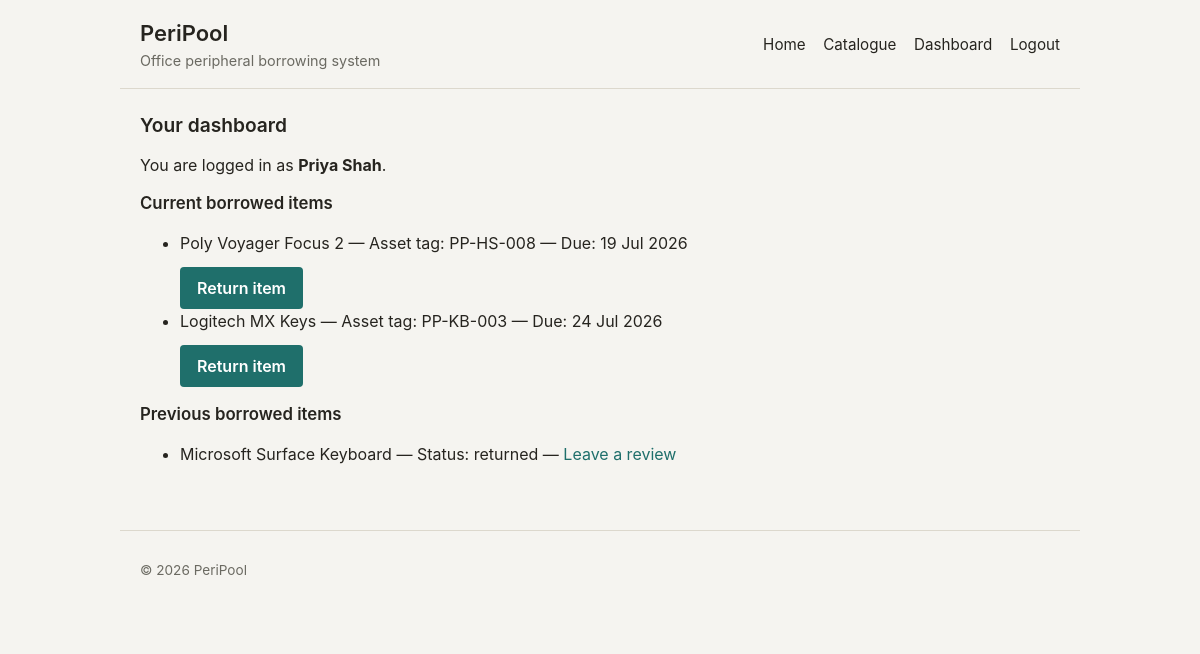
The app's page /dashboard (signed in) with its own data.
### app/models.py (models this page shows, shortened)
class User(db.Model, UserMixin):
    __tablename__ = 'users'
    id = db.Column(db.Integer, primary_key=True)
    name = db.Column(db.String(100), nullable=False)
    email = db.Column(db.String(150), unique=True, nullable=False, index=True)
    password_hash = db.Column(db.String(255), nullable=False)
    is_admin = db.Column(db.Boolean, nullable=False, default=False)
    is_active = db.Column(db.Boolean, nullable=False, default=True)
    created_at = db.Column(db.DateTime, nullable=False, default=get_utc_now)
    updated_at = db.Column(
        db.DateTime,
        nullable=False,
        default=get_utc_now,
        onupdate=get_utc_now
    )
    borrow_records = db.relationship("BorrowRecord", back_populates="user")
    reviews = db.relationship("ItemReview", back_populates="user")

class BorrowRecord(db.Model):
    __tablename__ = "borrow_records"
    id = db.Column(db.Integer, primary_key=True)
    user_id = db.Column(db.Integer, db.ForeignKey("users.id"), nullable=False)
    item_unit_id = db.Column(db.Integer, db.ForeignKey("item_units.id"), nullable=False)
    borrowed_at = db.Column(db.DateTime, nullable=False, default=get_utc_now)
    due_at = db.Column(db.DateTime, nullable=False)
    returned_at = db.Column(db.DateTime)
    status = db.Column(db.String(30), nullable=False, default="active")
    created_at = db.Column(db.DateTime, nullable=False, default=get_utc_now)
    updated_at = db.Column(
        db.DateTime,
        nullable=False,
        default=get_utc_now,
        onupdate=get_utc_now
    )
    user = db.relationship("User", back_populates="borrow_records")
    item_unit = db.relationship("ItemUnit", back_populates="borrow_records")
    __table_args__ = (
        db.CheckConstraint(
            "status IN ('active', 'returned', 'cancelled')",
            name="ck_borrow_records_status"
        ),
    )

class ItemModel(db.Model):
    __tablename__ = "item_models"
    id = db.Column(db.Integer, primary_key=True)
    category_id = db.Column(db.Integer, db.ForeignKey("categories.id"), nullable=False)
    manufacturer = db.Column(db.String(100), nullable=False)
    model_name = db.Column(db.String(150), nullable=False)
    description = db.Column(db.Text)
    cost = db.Column(db.Numeric(10, 2))
    image_url = db.Column(db.String(500))
    is_active = db.Column(db.Boolean, nullable=False, default=True)
    created_at = db.Column(db.DateTime, nullable=False, default=get_utc_now)
    updated_at = db.Column(
        db.DateTime,
        nullable=False,
        default=get_utc_now,
        onupdate=get_utc_now
    )
    category = db.relationship("Category", back_populates="item_models")
    item_units = db.relationship("ItemUnit", back_populates="item_model")
    reviews = db.relationship("ItemReview", back_populates="item_model")
    __table_args__ = (
        db.UniqueConstraint(
            "manufacturer",
            "model_name",
            name="uq_item_models_manufacturer_model_name"
        ),
    )

class ItemUnit(db.Model):
    __tablename__ = "item_units"
    id = db.Column(db.Integer, primary_key=True)
    item_model_id = db.Column(db.Integer, db.ForeignKey("item_models.id"), nullable=False)
    asset_tag = db.Column(db.String(100), unique=True, nullable=False)
    status = db.Column(db.String(30), nullable=False, default="available")
    created_at = db.Column(db.DateTime, nullable=False, default=get_utc_now)
    updated_at = db.Column(
        db.DateTime,
        nullable=False,
        default=get_utc_now,
        onupdate=get_utc_now
    )
    item_model = db.relationship("ItemModel", back_populates="item_units")
    borrow_records = db.relationship("BorrowRecord", back_populates="item_unit")
    __table_args__ = (
        db.CheckConstraint(
            "status IN ('available', 'borrowed', 'maintenance', 'inactive')",
            name="ck_item_units_status"
        ),
    )

### app/blueprints/catalogue.py (the view)
@catalogue.route('/dashboard')
@login_required
def dashboard():
    active_borrow_records = (
        BorrowRecord.query
        .filter_by(user_id=current_user.id, status='active')
        .order_by(BorrowRecord.due_at)
        .all()
    )
    previous_borrow_records = (
        BorrowRecord.query
        .filter(
            BorrowRecord.user_id == current_user.id,
            BorrowRecord.status != 'active'
        )
        .order_by(BorrowRecord.borrowed_at.desc())
        .all()
    )
    return render_template(
        'dashboard.html',
        active_borrow_records=active_borrow_records,
        previous_borrow_records=previous_borrow_records
    )

### app/models.py (called while the page is built)
@login_manager.user_loader
def load_user(user_id):
    return db.session.get(User, int(user_id))

### app/templates/dashboard.html (shortened to what this page needs)
{% extends "base.html" %}
{% block content %}
<section>
    <h2>Your dashboard</h2>
    <p>
        You are logged in as <strong>{{ current_user.name }}</strong>.
    </p>
    <h3>Current borrowed items</h3>
    {% if active_borrow_records %}
        <ul>
            {% for record in active_borrow_records %}
                <li>
                    {{ record.item_unit.item_model.manufacturer }}
                    {{ record.item_unit.item_model.model_name }}
                    —
                    Asset tag: {{ record.item_unit.asset_tag }}
                    —
                    Due: {{ record.due_at.strftime("%d %b %Y") }}
                    <form method="post" action="{{ url_for('catalogue.return_item', borrow_record_id=record.id) }}">
                        <button type="submit">Return item</button>
                    </form>
                </li>
            {% endfor %}
        </ul>
    {% else %}
        <p>You do not currently have any borrowed items.</p>
    {% endif %}
    <h3>Previous borrowed items</h3>
    {% if previous_borrow_records %}
        <ul>
            {% for record in previous_borrow_records %}
                <li>
                    {{ record.item_unit.item_model.manufacturer }}
                    {{ record.item_unit.item_model.model_name }}
                    —
                    Status: {{ record.status }}
                    —
                    <a href="{{ url_for('catalogue.review_item', item_model_id=record.item_unit.item_model_id) }}">Leave a review</a>
                </li>
            {% endfor %}
        </ul>
    {% else %}
        <p>You do not have any previous borrowed items.</p>
    {% endif %}
</section>
{% endblock %}

### app/static/css/style.css (style rules this page uses)
:root { --color-bg: #f5f4f0; --color-surface: #ffffff; --color-surface-muted: #eeece5; --color-text: #26241f; --color-text-muted: #6b6a62; --color-border: #dcd8cd; --color-accent: #1f6f6b; --color-accent-hover: #17534f; --color-accent-contrast: #ffffff; --color-focus-ring: rgba(31, 111, 107, 0.25); --color-success-bg: #eaf3ea; --color-success-text: #2f5f33; --color-success-border: #4b8f52; --color-danger-bg: #f7e9e6; --color-danger-text: #7a3122; --color-danger-border: #b5493a; --color-warning-bg: #f7efe0; --color-warning-text: #6b4c14; --color-warning-border: #a97a1f; --color-info-bg: #e8eef2; --color-info-text: #2c4a5c; --color-info-border: #3d6b8a; --radius: 4px; --max-width: 960px; }
* { box-sizing: border-box; }
body { margin: 0; background: var(--color-bg); color: var(--color-text); font-family: -apple-system, BlinkMacSystemFont, "Segoe UI", Roboto, "Helvetica Neue", Arial, sans-serif; font-size: 16px; line-height: 1.5; }
h1, h2, h3 { line-height: 1.25; font-weight: 600; }
h2 { font-size: 1.2rem; margin-top: 0; }
h3 { font-size: 1.05rem; }
a { color: var(--color-accent); text-decoration: none; }
section { margin-bottom: 1rem; }
form { max-width: 30rem; }
button, .button { display: inline-block; margin-top: 0.75rem; padding: 0.5rem 1rem; background: var(--color-accent); color: var(--color-accent-contrast); border: 1px solid transparent; border-radius: var(--radius); font: inherit; font-weight: 600; cursor: pointer; }

### records on screen
User: name "Priya Shah"
BorrowRecord: item_unit.item_model.manufacturer "Poly", item_unit.item_model.model_name "Voyager Focus 2", item_unit.asset_tag "PP-HS-008", due_at "19 Jul 2026"
BorrowRecord: item_unit.item_model.manufacturer "Logitech", item_unit.item_model.model_name "MX Keys", item_unit.asset_tag "PP-KB-003", due_at "24 Jul 2026"
BorrowRecord: item_unit.item_model.manufacturer "Microsoft", item_unit.item_model.model_name "Surface Keyboard", status "returned"
